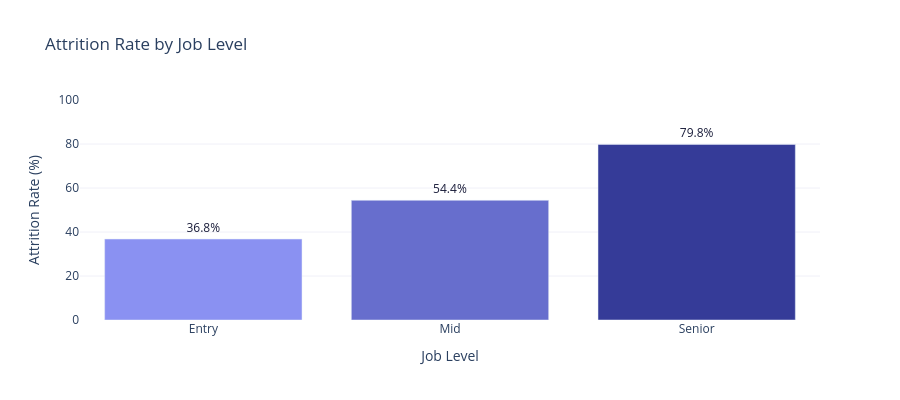

Here is the notebook cell this chart was saved with:
### Markdown cell above
#### Attrition by Job Level

### Code cell
level_df = df.groupby("job_level", observed=True)["attrition"].mean().reset_index()
level_df["rate"] = (level_df["attrition"] * 100).round(1)
level_df["job_level"] = pd.Categorical(level_df["job_level"], categories=["Entry","Mid","Senior"], ordered=True)
level_df = level_df.sort_values("job_level")
 
fig = px.bar(
    level_df,
    x="job_level", y="rate",
    text="rate",
    color="rate",
    color_continuous_scale=[[0, ACCENT], [1, DARK]],
    title="Attrition Rate by Job Level",
    labels={"job_level": "Job Level", "rate": "Attrition Rate (%)"},
)
fig.update_traces(texttemplate="%{text}%", textposition="outside", textfont_color=TEXT)
fig.update_coloraxes(showscale=False)
fig.update_yaxes(range=[0, 100], gridcolor="#f0f0f8")
fig.update_layout(plot_bgcolor=WHITE, paper_bgcolor=WHITE, showlegend=False, height=400)
fig.show()

### Figure 1 — Plotly figure (JSON) as saved in the notebook; plotly's stock layout.template omitted (floating-point values rounded to 4 significant figures)
{"data": [{"hovertemplate": "Job Level=%{x}<br>Attrition Rate (%)=%{marker.color}<extra></extra>", "legendgroup": "", "marker": {"color": [36.8, 54.4, 79.8], "coloraxis": "coloraxis", "pattern": {"shape": ""}}, "name": "", "orientation": "v", "showlegend": false, "text": [36.8, 54.4, 79.8], "textfont": {"color": "#1a1d3a"}, "textposition": "outside", "texttemplate": "%{text}%", "type": "bar", "x": ["Entry", "Mid", "Senior"], "xaxis": "x", "y": [36.8, 54.4, 79.8], "yaxis": "y"}], "layout": {"barmode": "relative", "coloraxis": {"colorbar": {"title": {"text": "Attrition Rate (%)"}}, "colorscale": [[0, "#8a91f2"], [1, "#353b98"]], "showscale": false}, "height": 400, "legend": {"tracegroupgap": 0}, "paper_bgcolor": "#ffffff", "plot_bgcolor": "#ffffff", "showlegend": false, "title": {"text": "Attrition Rate by Job Level"}, "xaxis": {"anchor": "y", "domain": [0, 1], "title": {"text": "Job Level"}}, "yaxis": {"anchor": "x", "domain": [0, 1], "gridcolor": "#f0f0f8", "range": [0, 100], "title": {"text": "Attrition Rate (%)"}}}}
